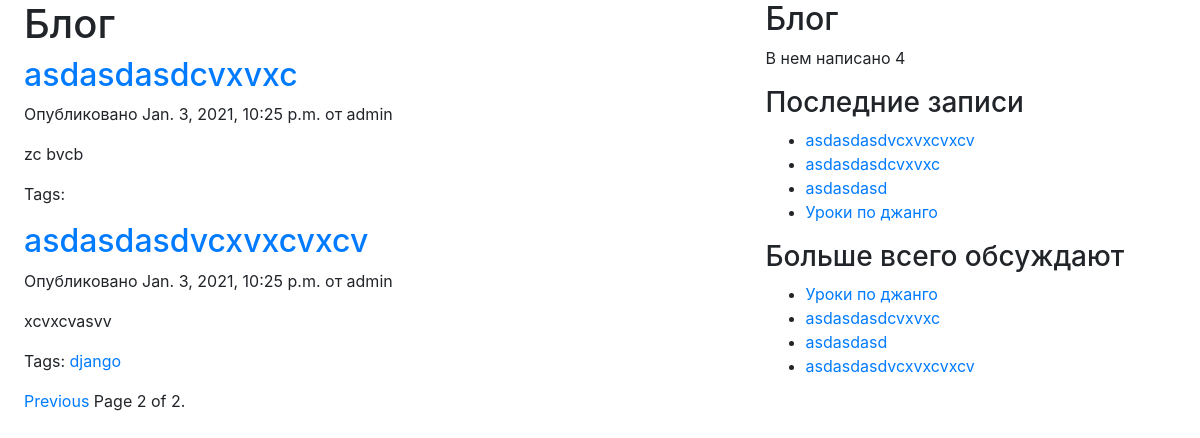
Screenshot of /blog/?page=2 with the database file from the repository.
### blog/models.py (models this page shows)
class Post(models.Model):
    def get_absolute_url(self):
        return reverse('post_detail',
                       args=[self.publish.year,
                             self.publish.strftime('%m'),
                             self.publish.strftime('%d'),
                             self.slug])
    STATUS_CHOICES = (
        ('draft', 'Draft'),
        ('published', 'Published'),
    )
    title = models.CharField(max_length=250)
    slug = models.SlugField(max_length=250, unique_for_date='publish')
    author = models.ForeignKey(User, related_name='blog_posts', on_delete=models.DO_NOTHING)
    body = models.TextField()
    publish = models.DateTimeField(default=timezone.now)
    created = models.DateTimeField(auto_now_add=True)
    updated = models.DateTimeField(auto_now=True)
    status = models.CharField(max_length=10, choices=STATUS_CHOICES, default='draft')
    tags = TaggableManager()

### blog/views.py (the view)
# urls.py: path('', views.post_list, name='post_list'),
def post_list(request, tag_slug=None):
    object_list = Post.objects.filter(status='published')
    tag = None
    if tag_slug:
        tag = get_object_or_404(Tag, slug=tag_slug)
        object_list = object_list.filter(tags__in=[tag])
    paginator = Paginator(object_list, 2)  # 3 posts in each page
    page = request.GET.get('page')
    try:
        posts = paginator.page(page)
    except PageNotAnInteger:
        posts = paginator.page(1)
    except EmptyPage:
        posts = paginator.page(paginator.num_pages)
    return render(request, 'blog/post/list.html', {'page': page,
                                                   'posts': posts,
                                                   'tag': tag})

### blog/templatetags/blog_tags.py (called while the page is built)
@register.simple_tag()
def total_posts():
    return Post.objects.all().count()

@register.inclusion_tag('blog/post/latest_posts.html')
def show_latest_posts(count=5):
    latest_posts = Post.objects.all().order_by('-publish')[:count]
    return {'latest_posts': latest_posts}

@register.simple_tag
def get_most_commented_posts(count=5):
    return Post.objects.all().annotate(total_comments=Count('comments')).order_by('-total_comments')[:count]

### templates/blog/post/list.html (shortened to what this page needs)
{% extends "blog/base.html" %}
{% block content %}
    <h1>Блог</h1>
    {% for post in posts %}
        <h2>
            <a href="{{ post.get_absolute_url }}">
                {{ post.title }}
            </a>
        </h2>
        <p class="date">
            Опубликовано {{ post.publish }} от {{ post.author }}
        </p>
        {{ post.body|truncatewords:30|linebreaks }}
        <p class="tags">
            Tags:
            {% for tag in post.tags.all %}
                <a href="{% url 'post_list_by_tag' tag.slug %}">
                {{ tag.name }}
                </a>
                {% endfor %}
        </p>
    {% endfor %}
    {% include "blog/pagination.html" with page=posts %}
{% endblock %}

### templates/blog/base.html (shortened to what this page needs)
{% load blog_tags %}
{% load static %}
{% load bootstrap3 %}
{% load crispy_forms_tags %}
<!DOCTYPE html>
<html lang="en">
<head>
    <link rel="stylesheet" href="https://maxcdn.bootstrapcdn.com/bootstrap/4.0.0/css/bootstrap.min.css"
>
    <link rel="stylesheet" href="https://stackpath.bootstrapcdn.com/bootstrap/4.1.3/css/bootstrap.min.css"
>
</head>
<body>
<div class="row">
    <div id="content" class="col-7 justify-content-center mx-4">
        {% block content %}
        {% endblock %}
    </div>
    <div id="sidebar" class="col-4  justify-content-center ">
        <h2>Блог</h2>
        <p>В нем написано {% total_posts %}</p>
        <h3>Последние записи</h3>
        {% show_latest_posts %}
        <h3>Больше всего обсуждают</h3>
        {% get_most_commented_posts as most_commented_posts %}
        <ul>
            {% for post in most_commented_posts %}
                <li>
                    <a href="{{ post.get_absolute_url }}">{{ post.title }}</a>
                </li>
            {% endfor %}
        </ul>
    </div>
</div>
</body>
</html>

### templates/blog/post/latest_posts.html
<ul>
    {% for post in latest_posts %}
        <li>
            <a href="{{ post.get_absolute_url }}">{{ post.title }}</a>
        </li>
    {% endfor %}
</ul>

### rows the page displays
Post: title "asdasdasdcvxvxc", publish "Jan. 3, 2021, 10:25 p.m.", author "admin", body "zc bvcb"
Post: title "asdasdasdvcxvxcvxcv", publish "Jan. 3, 2021, 10:25 p.m.", author "admin", body "xcvxcvasvv"
Tag: name "django"
Post: title "asdasdasd"
Post: title "Уроки по джанго"

### other values shown
{{ page.number }} "2"
{{ page.paginator.num_pages }} "2"
